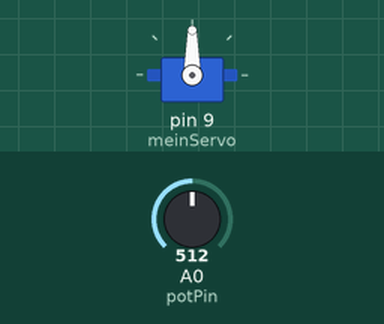
A sketch run on a simulated Arduino Uno, built with avr-gcc and run on an emulated ATmega328P. Parts: servo. Inputs (shaded band) come from the test bench; at power-on: A0 (potPin) = 512.

Above: at 1.2 s.
1.3 s: A0 (potPin) set to 716
At 2.5 s:
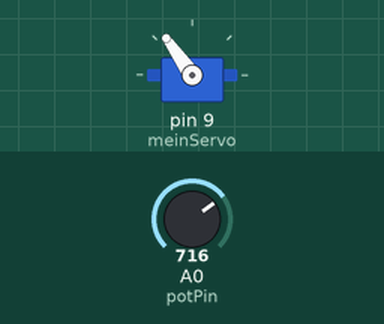
2.8 s: A0 (potPin) set to 900
At 3.6 s:
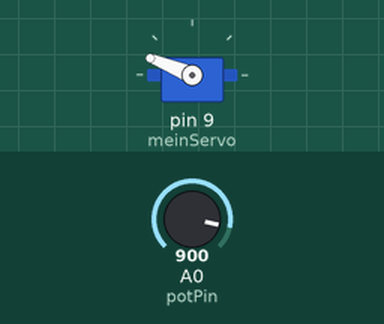
4.3 s: A0 (potPin) set to 1023
At 5.0 s:
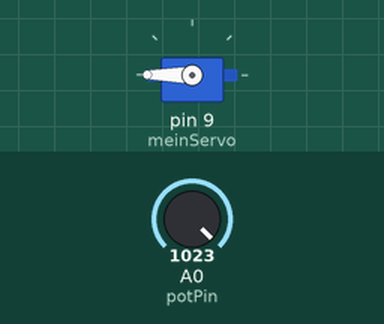
5.8 s: A0 (potPin) set to 306
At 7.0 s:
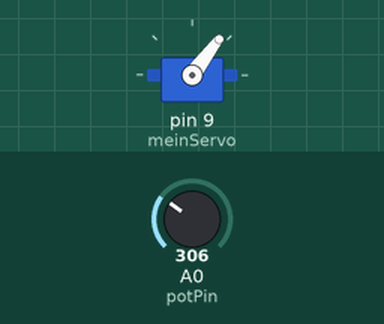
7.3 s: A0 (potPin) set to 122
At 8.5 s:
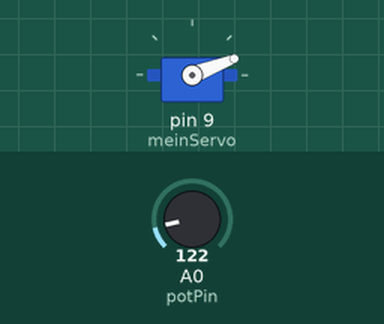
Timing chart, 0 to 9.8 s (numbered marks = the images above; inputs shaded):
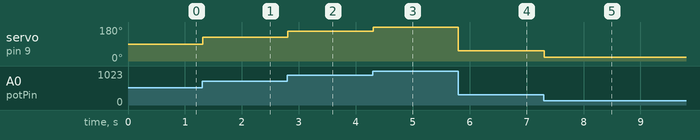

The sketch:

servoTest2.ino
```cpp
#include <Servo.h>

Servo meinServo;       // Servo-Objekt erstellen
int potPin = A0;       // Pin, an dem das Potentiometer angeschlossen ist
int potWert;           // Variable für den gelesenen Wert

void setup() {
  meinServo.attach(9); // Pin 9 mit dem Servo verbinden
}

void loop() {
  potWert = analogRead(potPin);                  // Lese Potentiometerwert (0–1023)
  int servoWinkel = map(potWert, 0, 1023, 0, 180); // Mappe Wert auf 0–180°
  meinServo.write(servoWinkel);                 // Setze Servo auf den berechneten Winkel
  delay(15); // Kurze Pause, damit der Servo geschmeidig bewegt
}
```

Measured:
- after the input at 1.3 s, servo on pin 9 (meinServo): 90° → 125° at once
- after the input at 2.8 s, servo on pin 9 (meinServo): 125° → 158° at once
- after the input at 4.3 s, servo on pin 9 (meinServo): 158° → 180° at once
- after the input at 5.8 s, servo on pin 9 (meinServo): 180° → 53° at once
- after the input at 7.3 s, servo on pin 9 (meinServo): 53° → 21° at once
